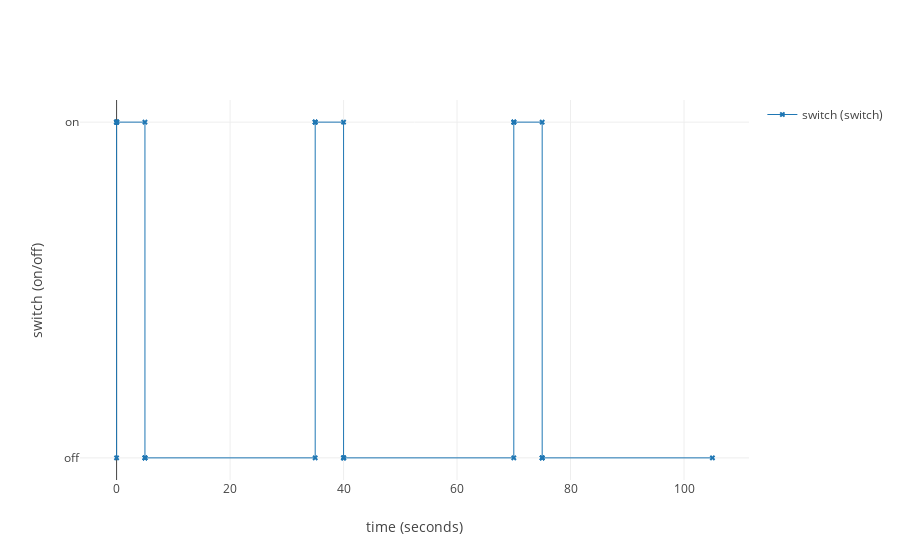
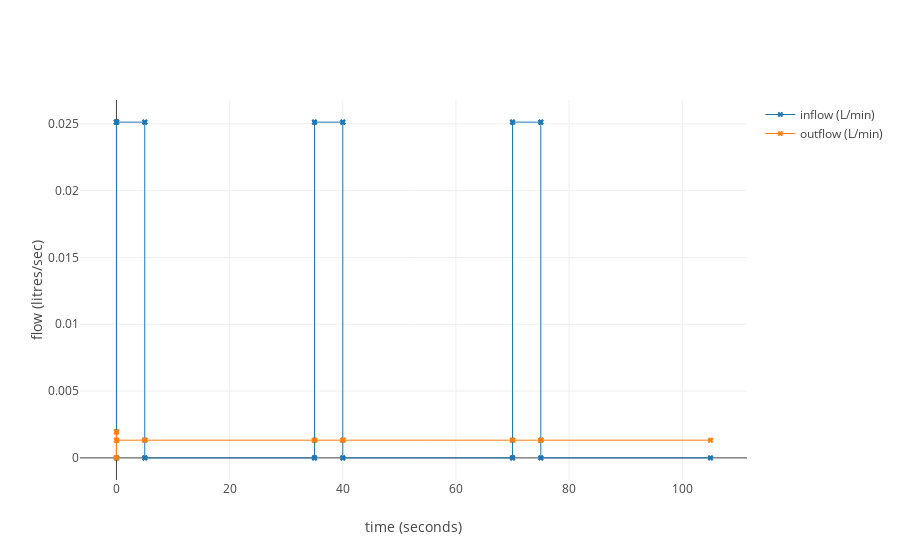
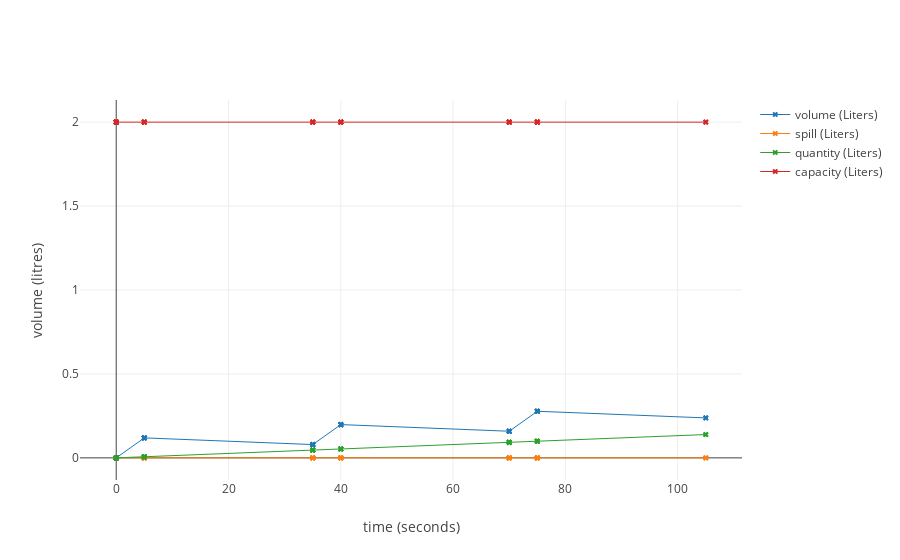

The code cell stored with these charts, in order, in its notebook:
### Code cell
import plotly
import plotly.graph_objs as go
plotly.offline.init_notebook_mode(connected=True)  # don't talk to the plotly server, plot locally within a jupyter notebook


def plot_ports(sim, ytitle, ports):
    """This function takes a simulator and a list of ports, and plots the traces of these ports."""
    store = sim.traces.datastore  # get the trace-datastore from the simulator; the datastore is a mapping that stores ports and their time-value traces and entities and their time-current states traces
    
    # create the lines we want to plot
    lines = []

    # create port traces
    for port in ports:
        lines.append(
            go.Scatter(x=[t[0] for t in store[port]], y=[t[1] for t in store[port]], 
                   name=f"{port._name} ({port.resource.unit})", # append the unit to the name in the legend
                   mode="markers+lines", marker={'symbol': 'x', 'size': 5}, line={'width': 1}  
                )
        )
        
    # create a figure object
    fig = go.Figure(
        data=lines,
        layout=go.Layout(
            showlegend=True, 
            xaxis=dict(title='time (seconds)'),
            yaxis=dict(title=ytitle)
        )
    )
    
    # plot it!
    plotly.offline.iplot(fig)

def plot_sim(sim):
    """
    Creates three plots:
        - Switch state over time
        - Flow measures over time
        - Volume measures over time
    """
    plot_ports(sim, "switch (on/off)", [sim.system.switch])
    plot_ports(sim, "flow (litres/sec)", [sim.system.tank.inflow, sim.system.tank.outflow])
    plot_ports(sim, "volume (litres)", [sim.system.tank.volume, sim.system.tank.spill, sim.system.tank.quantity, sim.system.tank.capacity])
    

plot_sim(sim)

### Figure 1 — Plotly figure (JSON) as saved in the notebook; plotly's stock layout.template omitted (floating-point values rounded to 4 significant figures)
{"data": [{"line": {"width": 1}, "marker": {"size": 5, "symbol": "x"}, "mode": "markers+lines", "name": "switch (switch)", "type": "scatter", "uid": "5616baee-88db-11e8-96df-0242ac110002", "x": [0, 0, 0, 0, 4.313e-09, 4.313e-09, 5, 5, 5, 5, 35, 35, 35, 35, 40, 40, 40, 40, 70, 70, 70, 70, 75, 75, 75, 75, 105], "y": ["off", "on", "on", "on", "on", "on", "on", "off", "off", "off", "off", "on", "on", "on", "on", "off", "off", "off", "off", "on", "on", "on", "on", "off", "off", "off", "off"]}], "layout": {"showlegend": true, "xaxis": {"title": "time (seconds)"}, "yaxis": {"title": "switch (on/off)"}}}

### Figure 2 — Plotly figure (JSON) as saved in the notebook; plotly's stock layout.template omitted (floating-point values rounded to 4 significant figures)
{"data": [{"line": {"width": 1}, "marker": {"size": 5, "symbol": "x"}, "mode": "markers+lines", "name": "inflow (L/min)", "type": "scatter", "uid": "562baa58-88db-11e8-96df-0242ac110002", "x": [0, 0, 0, 0, 0, 0, 4.313e-09, 4.313e-09, 4.313e-09, 5, 5, 5, 5, 5, 5, 35, 35, 35, 35, 35, 35, 40, 40, 40, 40, 40, 40, 70, 70, 70, 70, 70, 70, 75, 75, 75, 75, 75, 75, 105, 105], "y": [0.02513, 0, 0, 0.02513, 0.02513, 0.02513, 0.02513, 0.02513, 0.02513, 0.02513, 0.02513, 0.02513, 0, 0, 0, 0, 0, 0, 0.02513, 0.02513, 0.02513, 0.02513, 0.02513, 0.02513, 0, 0, 0, 0, 0, 0, 0.02513, 0.02513, 0.02513, 0.02513, 0.02513, 0.02513, 0, 0, 0, 0, 0]}, {"line": {"width": 1}, "marker": {"size": 5, "symbol": "x"}, "mode": "markers+lines", "name": "outflow (L/min)", "type": "scatter", "uid": "562bb0c0-88db-11e8-96df-0242ac110002", "x": [0, 0, 0, 0, 0, 0, 0, 4.313e-09, 4.313e-09, 4.313e-09, 4.313e-09, 5, 5, 5, 5, 5, 5, 35, 35, 35, 35, 35, 35, 40, 40, 40, 40, 40, 40, 70, 70, 70, 70, 70, 70, 75, 75, 75, 75, 75, 75, 105, 105], "y": [0, 0.001323, 0, 0, 0.001941, 0.001941, 0.001941, 0.001941, 0.001323, 0.001323, 0.001323, 0.001323, 0.001323, 0.001323, 0.001323, 0.001323, 0.001323, 0.001323, 0.001323, 0.001323, 0.001323, 0.001323, 0.001323, 0.001323, 0.001323, 0.001323, 0.001323, 0.001323, 0.001323, 0.001323, 0.001323, 0.001323, 0.001323, 0.001323, 0.001323, 0.001323, 0.001323, 0.001323, 0.001323, 0.001323, 0.001323, 0.001323, 0.001323]}], "layout": {"showlegend": true, "xaxis": {"title": "time (seconds)"}, "yaxis": {"title": "flow (litres/sec)"}}}

### Figure 3 — Plotly figure (JSON) as saved in the notebook; plotly's stock layout.template omitted (floating-point values rounded to 4 significant figures)
{"data": [{"line": {"width": 1}, "marker": {"size": 5, "symbol": "x"}, "mode": "markers+lines", "name": "volume (Liters)", "type": "scatter", "uid": "5649bbe2-88db-11e8-96df-0242ac110002", "x": [0, 0, 0, 0, 0, 0, 0, 4.313e-09, 4.313e-09, 4.313e-09, 4.313e-09, 5, 5, 5, 5, 5, 5, 35, 35, 35, 35, 35, 35, 40, 40, 40, 40, 40, 40, 70, 70, 70, 70, 70, 70, 75, 75, 75, 75, 75, 75, 105, 105], "y": [0, 0, 0, 0, 0, 0, 0, 1e-10, 1e-10, 1e-10, 1e-10, 0.119, 0.119, 0.119, 0.119, 0.119, 0.119, 0.07933, 0.07933, 0.07933, 0.07933, 0.07933, 0.07933, 0.1983, 0.1983, 0.1983, 0.1983, 0.1983, 0.1983, 0.1587, 0.1587, 0.1587, 0.1587, 0.1587, 0.1587, 0.2777, 0.2777, 0.2777, 0.2777, 0.2777, 0.2777, 0.238, 0.238]}, {"line": {"width": 1}, "marker": {"size": 5, "symbol": "x"}, "mode": "markers+lines", "name": "spill (Liters)", "type": "scatter", "uid": "5649bfa2-88db-11e8-96df-0242ac110002", "x": [0, 0, 0, 0, 0, 0, 0, 4.313e-09, 4.313e-09, 4.313e-09, 4.313e-09, 5, 5, 5, 5, 5, 5, 35, 35, 35, 35, 35, 35, 40, 40, 40, 40, 40, 40, 70, 70, 70, 70, 70, 70, 75, 75, 75, 75, 75, 75, 105, 105], "y": [0, 0, 0, 0, 0, 0, 0, 0, 0, 0, 0, 0, 0, 0, 0, 0, 0, 0, 0, 0, 0, 0, 0, 0, 0, 0, 0, 0, 0, 0, 0, 0, 0, 0, 0, 0, 0, 0, 0, 0, 0, 0, 0]}, {"line": {"width": 1}, "marker": {"size": 5, "symbol": "x"}, "mode": "markers+lines", "name": "quantity (Liters)", "type": "scatter", "uid": "5649c29a-88db-11e8-96df-0242ac110002", "x": [0, 0, 0, 0, 0, 0, 0, 4.313e-09, 4.313e-09, 4.313e-09, 4.313e-09, 5, 5, 5, 5, 5, 5, 35, 35, 35, 35, 35, 35, 40, 40, 40, 40, 40, 40, 70, 70, 70, 70, 70, 70, 75, 75, 75, 75, 75, 75, 105, 105], "y": [0, 0, 0, 0, 0, 0, 0, 8.371e-12, 8.371e-12, 8.371e-12, 8.371e-12, 0.006615, 0.006615, 0.006615, 0.006615, 0.006615, 0.006615, 0.04631, 0.04631, 0.04631, 0.04631, 0.04631, 0.04631, 0.05292, 0.05292, 0.05292, 0.05292, 0.05292, 0.05292, 0.09261, 0.09261, 0.09261, 0.09261, 0.09261, 0.09261, 0.09923, 0.09923, 0.09923, 0.09923, 0.09923, 0.09923, 0.1389, 0.1389]}, {"line": {"width": 1}, "marker": {"size": 5, "symbol": "x"}, "mode": "markers+lines", "name": "capacity (Liters)", "type": "scatter", "uid": "5649c556-88db-11e8-96df-0242ac110002", "x": [0, 0, 0, 0, 0, 0, 0, 4.313e-09, 4.313e-09, 4.313e-09, 4.313e-09, 5, 5, 5, 5, 5, 5, 35, 35, 35, 35, 35, 35, 40, 40, 40, 40, 40, 40, 70, 70, 70, 70, 70, 70, 75, 75, 75, 75, 75, 75, 105, 105], "y": [2, 2, 2, 2, 2, 2, 2, 2, 2, 2, 2, 2, 2, 2, 2, 2, 2, 2, 2, 2, 2, 2, 2, 2, 2, 2, 2, 2, 2, 2, 2, 2, 2, 2, 2, 2, 2, 2, 2, 2, 2, 2, 2]}], "layout": {"showlegend": true, "xaxis": {"title": "time (seconds)"}, "yaxis": {"title": "volume (litres)"}}}
